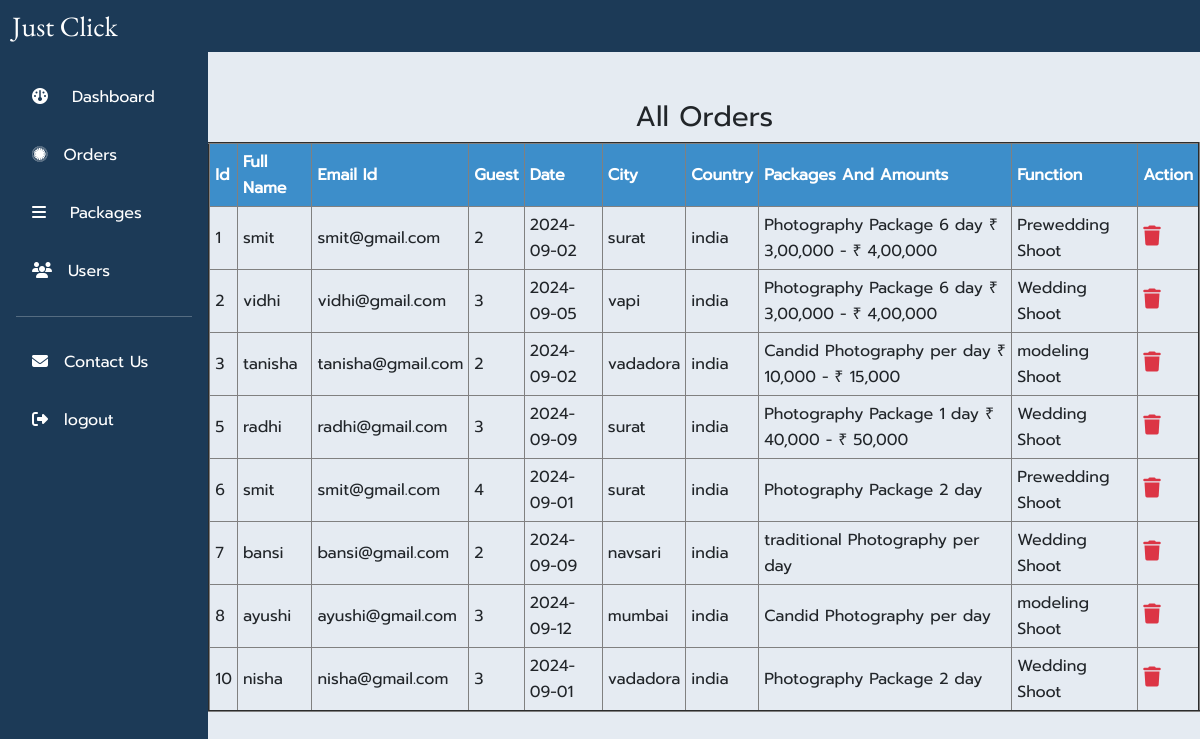
The app's page /dashboard/order.php (signed in) with its own data.
### tables this page shows
CREATE TABLE `orders` (
  `id` int(11) NOT NULL,
  `fullname` varchar(50) NOT NULL,
  `email` varchar(50) NOT NULL,
  `guest` int(11) NOT NULL,
  `dates` date NOT NULL,
  `city` varchar(50) NOT NULL,
  `country` varchar(50) NOT NULL,
  `package` varchar(50) NOT NULL,
  `func` varchar(50) NOT NULL
);

### dashboard/order.php (the view, shortened to what this page needs)
<!DOCTYPE html>
<html lang="en">
<head>
     <link rel="stylesheet" href="../css/bootstrap.min.css">
    <link rel="stylesheet" href="../css/all.min.css">
     <link rel="stylesheet" href="../css/style.css">
      <link rel="stylesheet" href="../css/media.css">
</head>
<body>
        <?php include('dash.php')?>
    <div class="pt-5 bg_admin pb-5">
        <h3 class="text-center">All Orders</h3>
    <table class="table-bordered" border="2" cellspacing="5" cellpadding="5">
            <tr class="bg_table text-white">
                <th>Id</th>
                <th>Full Name</th>
                <th>Email Id</th>
                <th>Guest</th>
                <th>Date</th>
                <th>City</th>
                <th>Country</th>
                <th>Packages And Amounts</th>
                <th>Function</th>
                <th>Action</th>
            </tr>
                <?php
                include('../database.php');
                 $qry="SELECT * FROM orders";
                 $res=$con->query($qry);
                 if($res->num_rows >0){
                     while($row =$res->fetch_assoc()){
                        echo "<tr>
    <td>".$row['id']."</td>
    <td>".$row['fullname']."</td>
    <td>".$row['email']."</td>
    <td>".$row['guest']."</td>
    <td>". $row['dates']."</td>
    <td>".$row['city'] ."</td>
    <td>".$row['country']."</td>
    <td>".$row['package']."</td>
    <td>".$row['func']."</td>
    <td>
        <a href='deleteorder.php?id=".$row['id']."'>
            <i class='fa-solid fa-trash text-danger fs-5'></i>
        </a>
    </td>
</tr>";
                     }
                    }
    ?>
    </table>
    </div>
</body>
</html>

### css/style.css (style rules this page uses)
:root { --fontPrompt:'Prompt'; --fontEB:'EB Garamond'; --colorpink:#C78665; --colordark:#666861; --grey2: #ccced76c linear-gradient(180deg, #aaaaaa, #504c52); --blue2: #3c91e6 linear-gradient(180deg, #539de7, #406890); --violet: #001f3f linear-gradient(180deg, #26415c, #001f3f); --pink: #d81b60 linear-gradient(180deg, #de5889, #a23a60); --blue: #6b6c6f; }
body { font-size: 16px; font-family: 'Prompt'; line-height: 26px }
a { text-decoration: none; }

### dashboard/order.php (style rules this page uses)
.bg_table { background-color: #3D8ECA !important; }
.bg_admin { background-color: #E5EBF2; }

### dashboard/dash.php (style rules this page uses)
body { margin: 0px !important; }
a { text-decoration: none; }

### records on screen
orders: id "1", fullname "smit", email "smit@gmail.com", guest "2", dates "2024-09-02", city "surat", country "india", package "Photography Package 6 day ₹ 3,00,000 - ₹ 4,00,000", func "Prewedding Shoot"
orders: id "2", fullname "vidhi", email "vidhi@gmail.com", guest "3", dates "2024-09-05", city "vapi", country "india", package "Photography Package 6 day ₹ 3,00,000 - ₹ 4,00,000", func "Wedding Shoot"
orders: id "3", fullname "tanisha", email "tanisha@gmail.com", guest "2", dates "2024-09-02", city "vadadora", country "india", package "Candid Photography per day ₹ 10,000 - ₹ 15,000", func "modeling Shoot"
orders: id "5", fullname "radhi", email "radhi@gmail.com", guest "3", dates "2024-09-09", city "surat", country "india", package "Photography Package 1 day ₹ 40,000 - ₹ 50,000", func "Wedding Shoot"
orders: id "6", fullname "smit", email "smit@gmail.com", guest "4", dates "2024-09-01", city "surat", country "india", package "Photography Package 2 day", func "Prewedding Shoot"
orders: id "7", fullname "bansi", email "bansi@gmail.com", guest "2", dates "2024-09-09", city "navsari", country "india", package "traditional Photography per day", func "Wedding Shoot"
orders: id "8", fullname "ayushi", email "ayushi@gmail.com", guest "3", dates "2024-09-12", city "mumbai", country "india", package "Candid Photography per day", func "modeling Shoot"
orders: id "10", fullname "nisha", email "nisha@gmail.com", guest "3", dates "2024-09-01", city "vadadora", country "india", package "Photography Package 2 day", func "Wedding Shoot"
